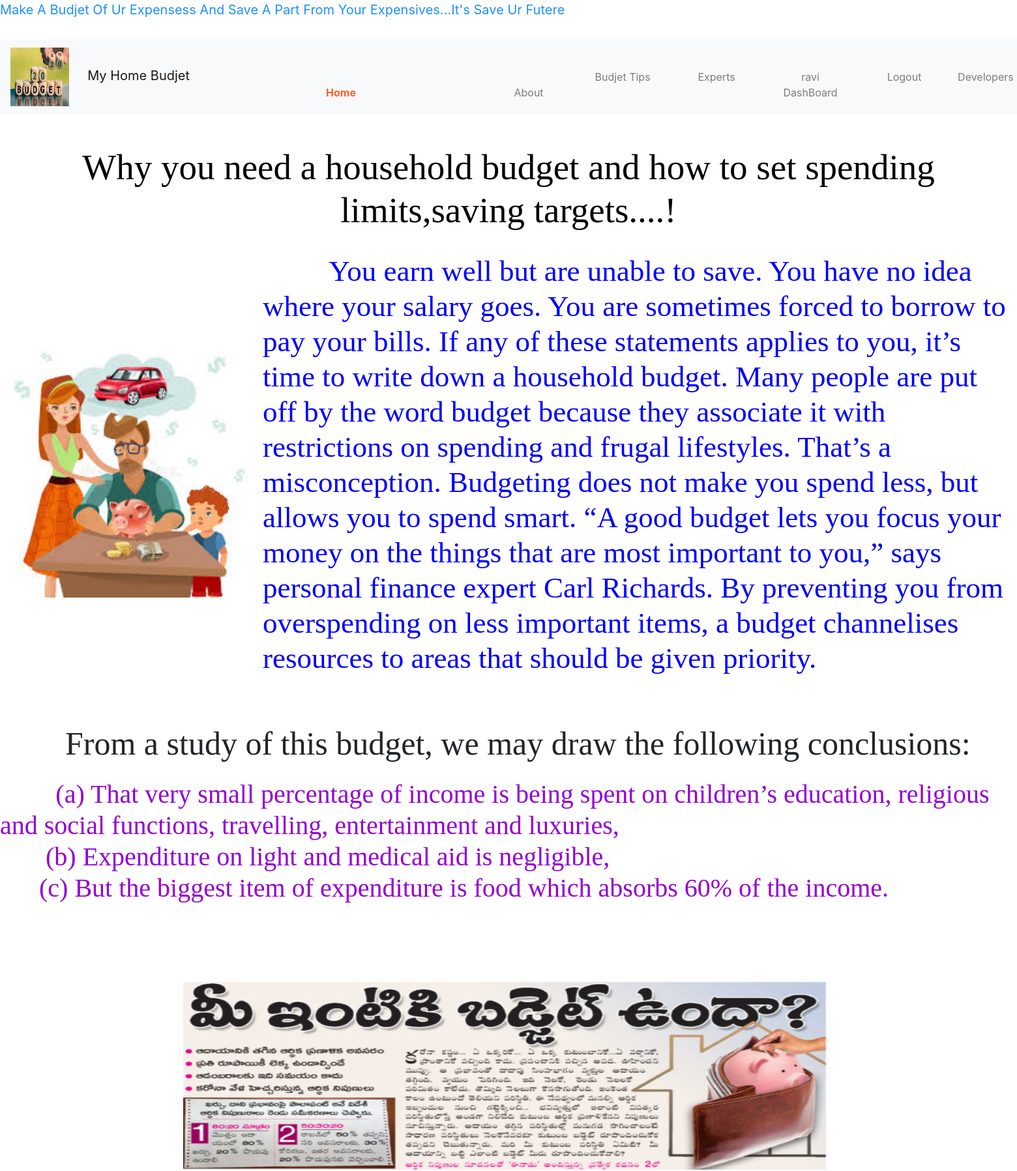
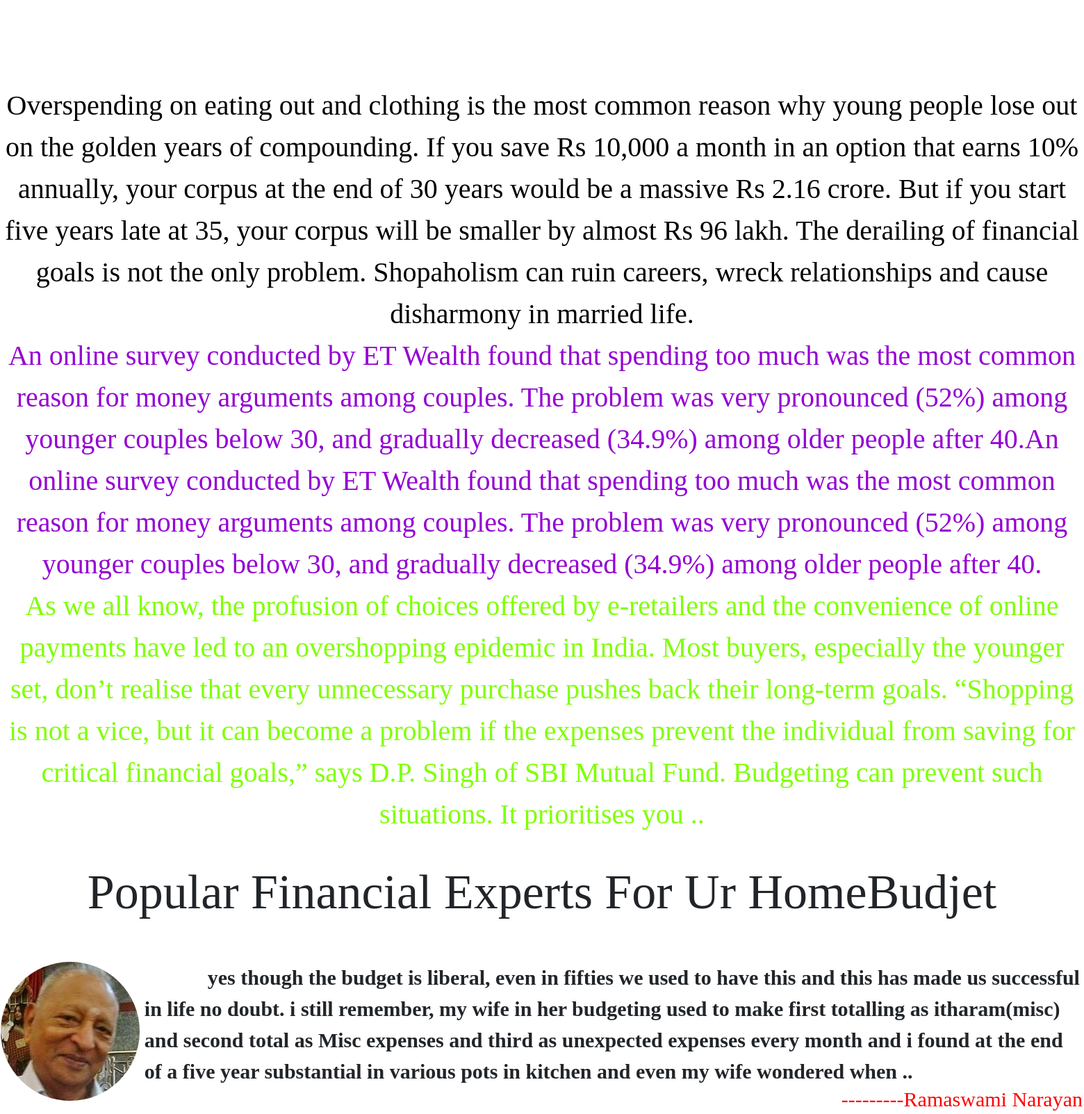
Page / (signed in, upper part) on the committed database (2 pictures, top to bottom).
### budjetapp/models.py (models this page shows, shortened)
class Expert(models.Model):
    name=models.CharField(max_length=50,null=True)
    exp_image=models.FileField(null=True,upload_to='experts/')
    description=models.CharField(max_length=1000,null=True)

### budjetapp/views.py (the view)
# urls.py: path('',views.index,name='home'),
@login_required(login_url='login_signup')
def index(request):
    return render(request,'index.html',{'experts':Expert.objects.all()})

### templates/index.html (shortened to what this page needs)
<!doctype html>
{% load static %}
<html lang="en">
  <head>
    <link href="https://cdn.jsdelivr.net/npm/bootstrap@5.0.0-beta1/dist/css/bootstrap.min.css" rel="stylesheet">
  </head>
  <body>
  <span style="color: dodgerblue;font-size: 20px" ><marquee >Make A Budjet Of Ur Expensess And Save A Part From Your Expensives...It's Save Ur Futere </marquee></span>
  <br>
  <div align="center">
    {% include 'navs.html' %}
</div>
  <br>
  <br>
  <h1 align="center" style="font-family: 'Agency FB';font-size: 55px;color: black">
      Why you need a household budget and how to set spending limits,saving targets....!
  </h1>
  <br>
  <table >
      <tr>
          <th >
              <img src="{% static 'budjet3.jpg' %}" width="400" height="400" >
          </th>
           <th style="width: 75%">
<h2 style="font-family: 'French Script MT';font-size: 45px;color: blue">&nbsp;&nbsp;&nbsp;&nbsp;&nbsp;&nbsp;&nbsp;&nbsp;&nbsp;You earn well but are unable to save. You have no idea where your salary goes. You are sometimes forced to borrow to pay your bills. If any of these statements applies to you, it’s time to write down a household budget.
Many people are put off by the word budget because they associate it with restrictions on spending and frugal lifestyles. That’s a misconception. Budgeting does not make you spend less, but allows you to spend smart. “A good budget lets you focus your money on the things that are most important to you,” says personal finance expert Carl Richards. By preventing you from overspending on less important items, a budget channelises resources to areas that should be given priority.
</h2>
          </th>
      </tr>
  </table>
  <pre>
  </pre>
  <p style="font-family: 'Agency FB';font-size: 50px">
  &nbsp;&nbsp;&nbsp;&nbsp;&nbsp;&nbsp;&nbsp;    From a study of this budget, we may draw the following conclusions:<br>
     </p>
  <h5 >&nbsp;&nbsp;&nbsp;&nbsp;&nbsp;&nbsp;&nbsp; &nbsp;&nbsp;&nbsp;&nbsp;&nbsp;&nbsp;&nbsp; <span style="font-family: 'French Script MT';color:darkviolet;font-size: 40px" >(a) That very small percentage of income is being spent on children’s education, religious and social functions, travelling, entertainment and luxuries,<br>
      &nbsp;&nbsp;&nbsp;&nbsp;&nbsp;&nbsp; (b) Expenditure on light and medical aid is negligible,<br>
  &nbsp;&nbsp;&nbsp;&nbsp;&nbsp;&nbsp;(c) But the biggest item of expenditure is food which absorbs 60% of the income.
  </span></h5>
<table align="center">
    <tr>
        <th width="1000px" height="500px">
            <div id="carouselExampleSlidesOnly" class="carousel slide" data-ride="carousel">
  <div class="carousel-inner">
    <div class="carousel-item active" >
        <img src="{% static 'Screenshot (71).png' %}" class="d-block w-100" alt="..."  height="300">
    </div>
  </div>
</div>
        </th>
    </tr>
</table>
<br>
  <p align="center" >
     <span style="font-family: 'French Script MT';font-size: 40px;color: black" > Overspending on eating out and clothing is the most common reason why young people lose out on the golden years of compounding. If you save Rs 10,000 a month in an option that earns 10% annually, your corpus at the end of 30 years would be a massive Rs 2.16 crore. But if you start five years late at 35, your corpus will be smaller by almost Rs 96 lakh. The derailing of financial goals is not the only problem. Shopaholism can ruin careers, wreck relationships and cause disharmony in married life.
     </span><br>
      <span style="font-family: 'French Script MT';font-size: 40px;color: darkviolet" >An online survey conducted by ET Wealth found that spending too much was the most common reason for money arguments among couples. The problem was very pronounced (52%) among younger couples below 30, and gradually decreased (34.9%) among older people after 40.An online survey conducted by ET Wealth found that spending too much was the most common reason for money arguments among couples. The problem was very pronounced (52%) among younger couples below 30, and gradually decreased (34.9%) among older people after 40.
</span><br>
<span style="font-family: 'French Script MT';font-size: 40px;color: chartreuse" >As we all know, the profusion of choices offered by e-retailers and the convenience of online payments have led to an overshopping epidemic in India. Most buyers, especially the younger set, don’t realise that every unnecessary purchase pushes back their long-term goals. “Shopping is not a vice, but it can become a problem if the expenses prevent the individual from saving for critical financial goals,” says D.P. Singh of SBI Mutual Fund. Budgeting can prevent such situations. It prioritises you ..
</span>
  <br> <br>
      <h1  align="center" style="font-family: 'Agency FB';font-size: 70px">
      Popular Financial Experts For Ur HomeBudjet
  </h1>
   <br> <br>
              <table align="center">
                  {% for experts in experts %}
    <tr>
    <th>
        <img src="{{ experts.exp_image.url }}" width="200"  style="border-radius: 6.0cm " height="200" >&nbsp;&nbsp;&nbsp;&nbsp;&nbsp;
    </th>
        <th>
            <table align="center">
                            <tr>
                                  <th>
                                      <span style="font-family: 'French Script MT';font-size: 30px" >{{ experts.description }}</span><br>
                                      <h6 align="right" style="font-family: 'French Script MT';font-size: 30px;color: red" >---------{{ experts.name }}</h6>
                    </th>
                </tr>
            </table>
        </th>
</tr>
              {% endfor %}</table>
  <br>
  </body>
</html>

### templates/navs.html (shortened to what this page needs)
{% load static %}
<!doctype html>
<html lang="en">
  <head>
    <link rel="stylesheet" href="https://cdn.jsdelivr.net/npm/bootstrap@4.5.3/dist/css/bootstrap.min.css">
  </head>
  <body  >
  <div class="c">
<nav class="navbar navbar-expand-lg navbar-light bg-light" >
          <a class="navbar-brand" href="#"><img src="{% static 'budjet 5.jpg' %}" width="90px" height="90px">&nbsp;&nbsp;&nbsp;&nbsp; My Home Budjet </a>
  <div class="collapse navbar-collapse"  class="c" id="navbarSupportedContent">
    <ul class="navbar-nav mr-auto">
      <li class="nav-item active">
          <a class="nav-link" href="{% url 'home' %}"><b style="color: #ff5f2a" >Home</b> </a>
      </li>
   <li class="nav-item">
     <a class="nav-link" href="{% url 'about' %}" tabindex="-1" >About</a>
      </li>
{% if request.user.is_authenticated %}
     <li class="nav-item">
     <a class="nav-link" href="{% url 'experts' %}" tabindex="-1" >Budjet Tips </a>
      </li>
     <li class="nav-item">
     <a class="nav-link" href="{% url 'expert_consultants' %}" tabindex="-1" >Experts </a>
      </li>
                  <li class="nav-item">
       <a class="nav-link" href="{% url 'user_dashboard' %}" tabindex="-1" >{{ request.user.username }}
        <br>
        DashBoard
        </a>
      </li>
                 <li class="nav-item">
       <a class="nav-link" href="{% url 'logout' %}" tabindex="-1" >Logout</a>
      </li>
        {% endif %}
     <li class="nav-item">
     <a class="nav-link" href="" tabindex="-1" >Developers Blog</a>
      </li>
    </ul>
  </div>
</nav>
  </div>
  </body>
</html>

### rows in the picture
Expert: exp_image (picture), description "yes though the budget is liberal, even in fifties we used to have this and this has made us successful in life no doubt. i still remember, my wife in her budgeting used to make first totalling as itharam(misc) and second total as Misc expenses and third as unexpected expenses every month and i found at the end of a five year substantial in various pots in kitchen and even my wife wondered when ..", name "Ramaswami Narayan"

### other values in the picture
{{ request.user.username }} "ravi"
